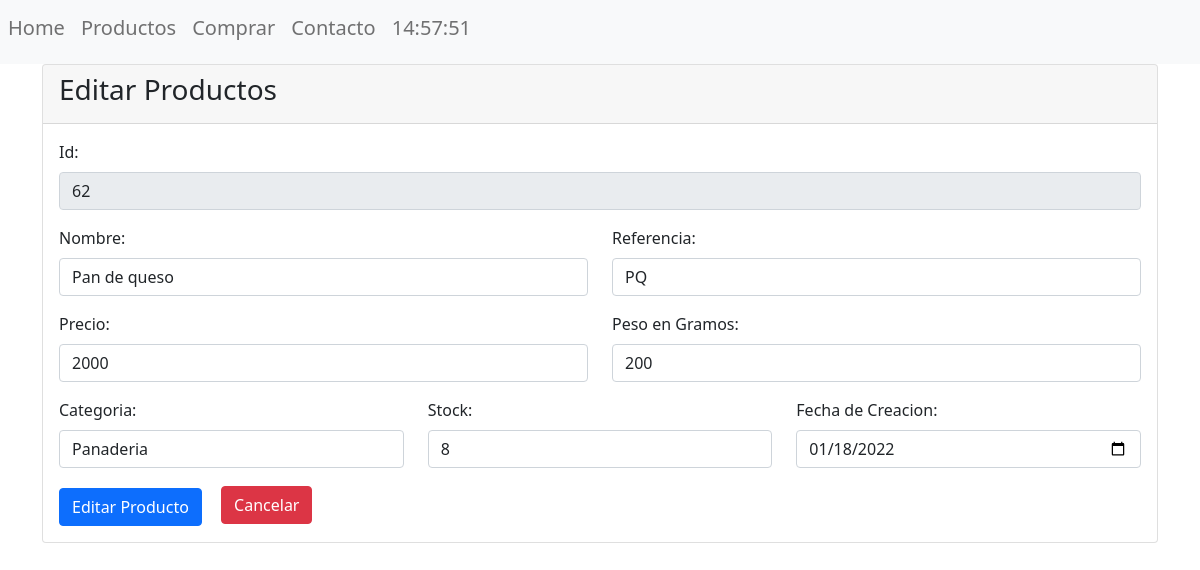
Page /?controller=products&accion=editar&id=62 on the committed database.
### tables this page shows
CREATE TABLE `productos` (
  `PD_Id` int(11) NOT NULL,
  `PD_Nombre` varchar(255) NOT NULL,
  `PD_Referencia` varchar(255) NOT NULL,
  `PD_Precio` int(11) NOT NULL,
  `PD_Peso` int(11) NOT NULL,
  `PD_Stock` int(11) NOT NULL,
  `categoria` int(11) NOT NULL,
  `PD_Fecha_Creacion` date NOT NULL
);

### controllers/controller_products.php (called while the page is built, shortened)
<?php
include_once("models/product.php");
class ControllerProducts{
    public function editar(){
            $id=$_GET['id'];
            $product=Product::search($id);
            include_once("views/products/editar.php");
    }
}
?>

### ruteador.php (called while the page is built, shortened)
<?php
$controller= new $objController();
$controller->$accion();
?>

### index.php (called while the page is built, shortened)
<?php
require_once("views/template.php");
?>

### models/product.php (called while the page is built, shortened)
<?php
class Product{
    public function __construct($PD_Id,$PD_Nombre,$PD_Referencia,$PD_Precio,$PD_Peso,$categoria,$PD_Stock,$PD_Fecha_Creacion,$CT_Nombre){
        $this->PD_Id=$PD_Id;
        $this->PD_Nombre=$PD_Nombre;
        $this->PD_Referencia=$PD_Referencia;
        $this->PD_Precio=$PD_Precio;
        $this->PD_Peso=$PD_Peso;
        $this->categoria=$categoria;
        $this->PD_Stock=$PD_Stock;
        $this->PD_Fecha_Creacion=$PD_Fecha_Creacion;
    }
    public static function search($PD_Id){
        $conexionBD=BD::crearInstancia();
        $sql=$conexionBD->prepare("SELECT `PD_Id`, `PD_Nombre`, `PD_Referencia`, `PD_Precio`, `PD_Peso`, `PD_Stock`, `categoria`, productos.PD_Fecha_Creacion, categoria.CT_Nombre
        FROM `productos`
        INNER JOIN categoria on categoria.CT_Id = productos.categoria WHERE PD_Id=?");
        $sql->execute(array($PD_Id));
        $product=$sql->fetch();
        return new Product($product['PD_Id'],$product['PD_Nombre'],$product['PD_Referencia'],
        $product['PD_Precio'],$product['PD_Peso'],$product['categoria'],$product['PD_Stock'],
        $product['PD_Fecha_Creacion'],$product['CT_Nombre']);
    }
}
?>

### views/products/editar.php (the view, shortened to what this page needs)
<div class="card">
  <div class="card-header">
    <h3>Editar Productos</h3>
  </div>
  <div class="card-body">
    <form action="" method="post">
      <div class="mb-3">
        <label for="id" class="form-label">Id:</label>
        <input readonly type="text" class="form-control" value="<?php echo $product->PD_Id; ?>" name="id" id="id" aria-describedby="helpId" placeholder="Id producto">
      </div>
      <div class="row mb-3">
        <div class="col">
          <label for="nombre" class="form-label">Nombre:</label>
          <input required type="text" class="form-control" value="<?php echo $product->PD_Nombre; ?>" name="nombre" id="nombre" aria-describedby="helpId" placeholder="Ingrese nombre del producto">
        </div>
        <div class="col">
          <label for="referencia" class="form-label">Referencia:</label>
          <input required type="text" class="form-control" value="<?php echo $product->PD_Referencia; ?>" name="referencia" id="referencia" aria-describedby="helpId" placeholder="Ingrese referencia del producto">
        </div>
      </div>
      <div class="row mb-3">
        <div class="col">
          <label for="precio" class="form-label">Precio:</label>
          <input required type="number" class="form-control" min="1000" value="<?php echo $product->PD_Precio; ?>" name="precio" id="precio" aria-describedby="helpId" placeholder="Ingrese el Precio">
        </div>
        <div class="col">
          <label for="peso" class="form-label">Peso en Gramos:</label>
          <input required type="number" class="form-control" min="100" value="<?php echo $product->PD_Peso; ?>" name="peso" id="peso" aria-describedby="helpId" placeholder="Ingrese el peso del producto">
        </div>
      </div>
      <div class="row">
        <div class="col-md-4 mb-3">
          <label for="categoria" class="form-label">Categoria:</label>
          <?php
          $conexionBD = BD::crearInstancia();
          $sql = $conexionBD->query("SELECT * FROM categoria"); ?>
          <select required size="1" class="form-control" name="categoria" id="categoria">
            <?php foreach ($sql->fetchAll() as $categoria) {
              if ($categoria['CT_Id'] === $product->categoria)
              {?>
                <option selected="selected" value="<?php echo $categoria['CT_Id']; ?>"><?php echo $categoria['CT_Nombre'] ?></option><?php
              } else { ?>
                <option value="<?php echo $categoria['CT_Id']; ?>"><?php echo $categoria['CT_Nombre'] ?></option><?php
              }
            } ?>
          </select>
        </div>
        <div class="col-md-4 mb-3">
          <label for="stock" class="form-label">Stock:</label>
          <input required type="number" class="form-control" min="1" value="<?php echo $product->PD_Stock; ?>" name="stock" id="stock" aria-describedby="helpId" placeholder="Ingrese el stock">
        </div>
        <div class="col-md-4 mb-3">
          <label for="fecha_creacion" class="form-label">Fecha de Creacion:</label>
          <input required type="date" class="form-control" value="<?php echo $product->PD_Fecha_Creacion; ?>" name="fecha_creacion" id="fecha_creacion" aria-describedby="helpId" placeholder="Fecha de creacion">
        </div>
      </div>
      <input name="" id="" class="btn btn-primary width-100 mt-1" type="submit" value="Editar Producto">
      <a href="?controller=products&accion=inicio" style="margin-left: 15px" class="btn btn-danger">Cancelar</a>
    </form>
  </div>
</div>

### rows in the picture
productos: id "62", nombre "Pan de queso", referencia "PQ", precio "2000", peso "200", stock "8", fecha_creacion "01/18/2022"

### other values in the picture
form field categoria "Panaderia"
